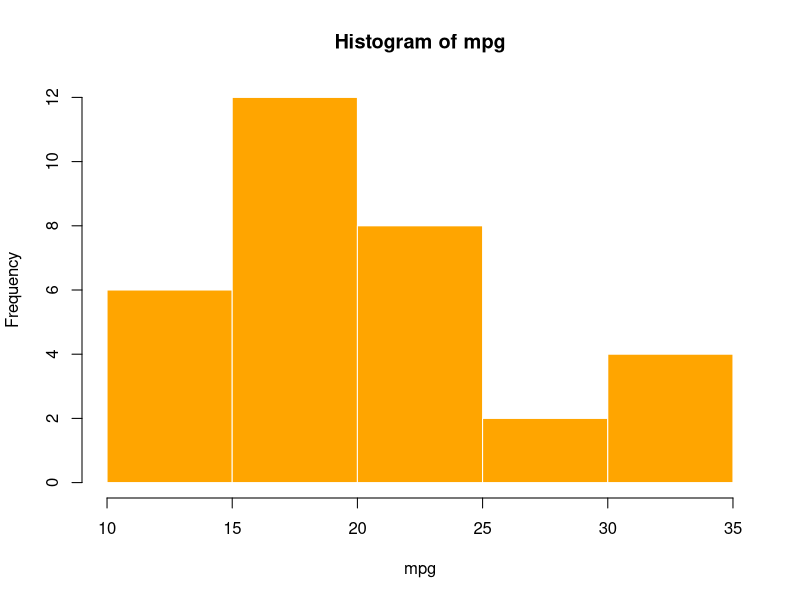
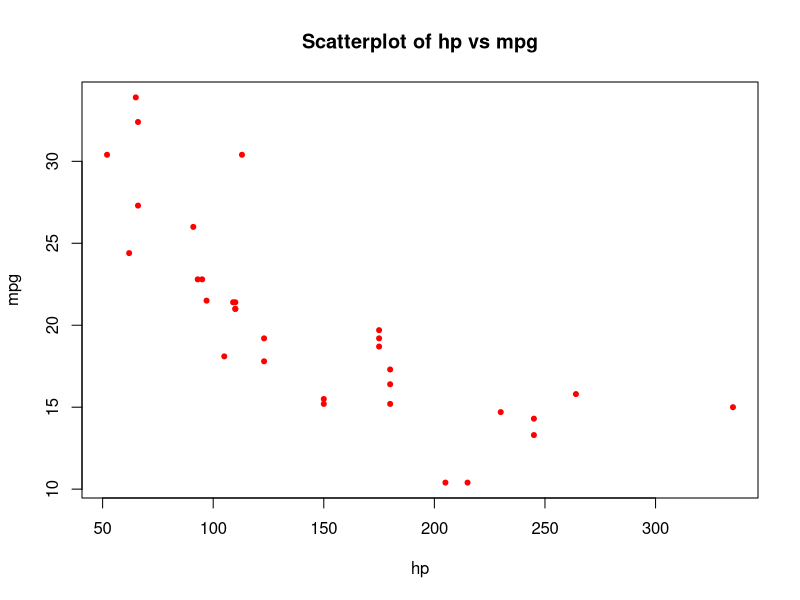
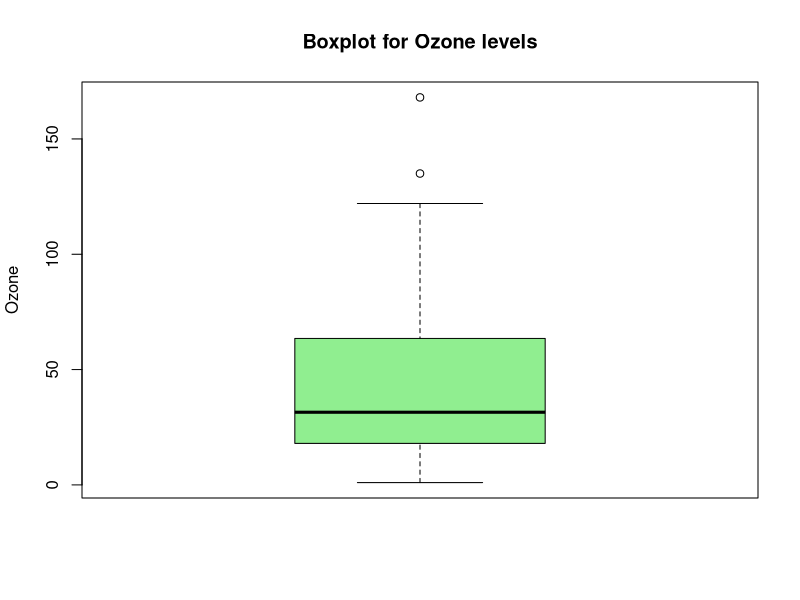

The R script that drew these images, in order:
##Practical 4

#Load necessary library
library(dplyr)
library(ggplot2)
library(modeest)

#Load necessary dataset
data("iris")
data("mtcars")
data("airquality")

#Calculate the mean,median,mode, and standard deviation of Petal.Width from iris
mean(iris$Petal.Width)
median(iris$Petal.Width)
mlv(iris$Petal.Width,method="mfv")

#Draw a histogram of mpg from the mtcars dataset 
hist(mtcars$mpg,
     main = "Histogram of mpg",
     xlab = "mpg", col = "orange",border = "white")

#Create a scatterplot of hp vs mpg from mtcars
plot(mtcars$hp, mtcars$mpg,
     main = "Scatterplot of hp vs mpg",
     xlab = "hp", ylab = "mpg",
     col = "red", pch = 20)

#Generate a boxplot for Ozone in airquality dataset
boxplot(airquality$Ozone,
        main = "Boxplot for Ozone levels",
        ylab = "Ozone",
        col = "lightgreen")

#Fill the variance of Sepal.Width in the iris dataset 
var(iris$Sepal.Width)
